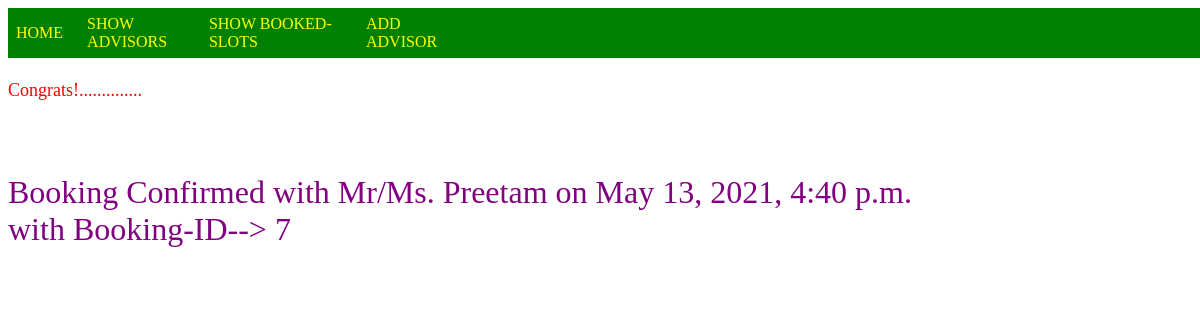
The app's page /user/userid/advisor/7/ with its own data.
### bookadvisor/models.py (models this page shows, shortened)
class Advisor(AbstractBaseUser):
    id = models.IntegerField(verbose_name='Advisor-ID',
                                  serialize=False,
                                  auto_created=True,primary_key=True
                                  )
    first_name = models.CharField(verbose_name='AdvName',max_length=20,unique=True,blank=True)
    profilepic = models.ImageField('Add Profilepic',null=False,blank=False,upload_to='images/')
    bid = models.IntegerField(blank=True,null=True)
    bookingtime = models.DateTimeField(auto_now=False, auto_now_add=False,blank=True,null=True)
    is_staff = models.BooleanField(default=False),
    is_active=models.BooleanField(default=False),
    is_admin=models.BooleanField(default=False),
    is_superuser=models.BooleanField(default=False),
    is_admin=models.BooleanField(default=False)
    USERNAME_FIELD = 'first_name'
    REQUIRED_FIELD = []
    objects=AdvisorManager()
    def is_superuser(self):
       return self.is_admin

### bookadvisor/views.py (the view)
# urls.py: path('user/userid/advisor/<int:id>/',views.booking,name='booking'),
def booking(request,id):
    context={}
    advisor=Advisor.objects.get(id=id)
    if (advisor.bid==None):
        advisor.bid=advisor.id
        advisor.bookingtime=datetime.datetime.now()
        advisor.save()
        context['info']=advisor
        return render(request,'bookingdone.html',context)
    else:
        return HttpResponse("<br><br><h2>Advisor Booked already Try later...</h2>")

### templates/bookingdone.html (shortened to what this page needs)
<!DOCTYPE html>
<html lang="en" dir="ltr">
  <head>
  </head>
  <div class="main">
    <nav>
    &nbsp;&nbsp;  <a href="/">Home</a>&nbsp;&nbsp;&nbsp;&nbsp;&nbsp;&nbsp;<a href="/user/userid/advisor/">Show Advisors</a>&nbsp;&nbsp;&nbsp;
    <a href="/user/userid/advisor/booking/">Show Booked-Slots</a>&nbsp;&nbsp;&nbsp;
      <a href="/admin/advisor/" >Add Advisor</a></nav></div>
  <body><br><br><br><br>
  <marquee><font color="red" size="4">  Congrats!..............</font></marquee><br><br>
  <font color="purple" size="6">  <br>Booking Confirmed with Mr/Ms. {{info.first_name}} on {{info.bookingtime}}<br> with Booking-ID--> {{info.bid}}</font>
  </body>
</html>

### templates/bookingdone.html (style rules this page uses)
.main { width: 100%; height: 50px; display: flex; justify-content: space-between; background-color:green; position:fixed; float:right; }
.main nav { width:450px; display:flex; justify-content:space-between; align-items:center; }
.main nav a { text-decoration:none; color:yellow; text-transform:uppercase; float:left; }

### records on screen
Advisor: first_name "Preetam", bookingtime "May 13, 2021, 4:40 p.m.", bid "7"
